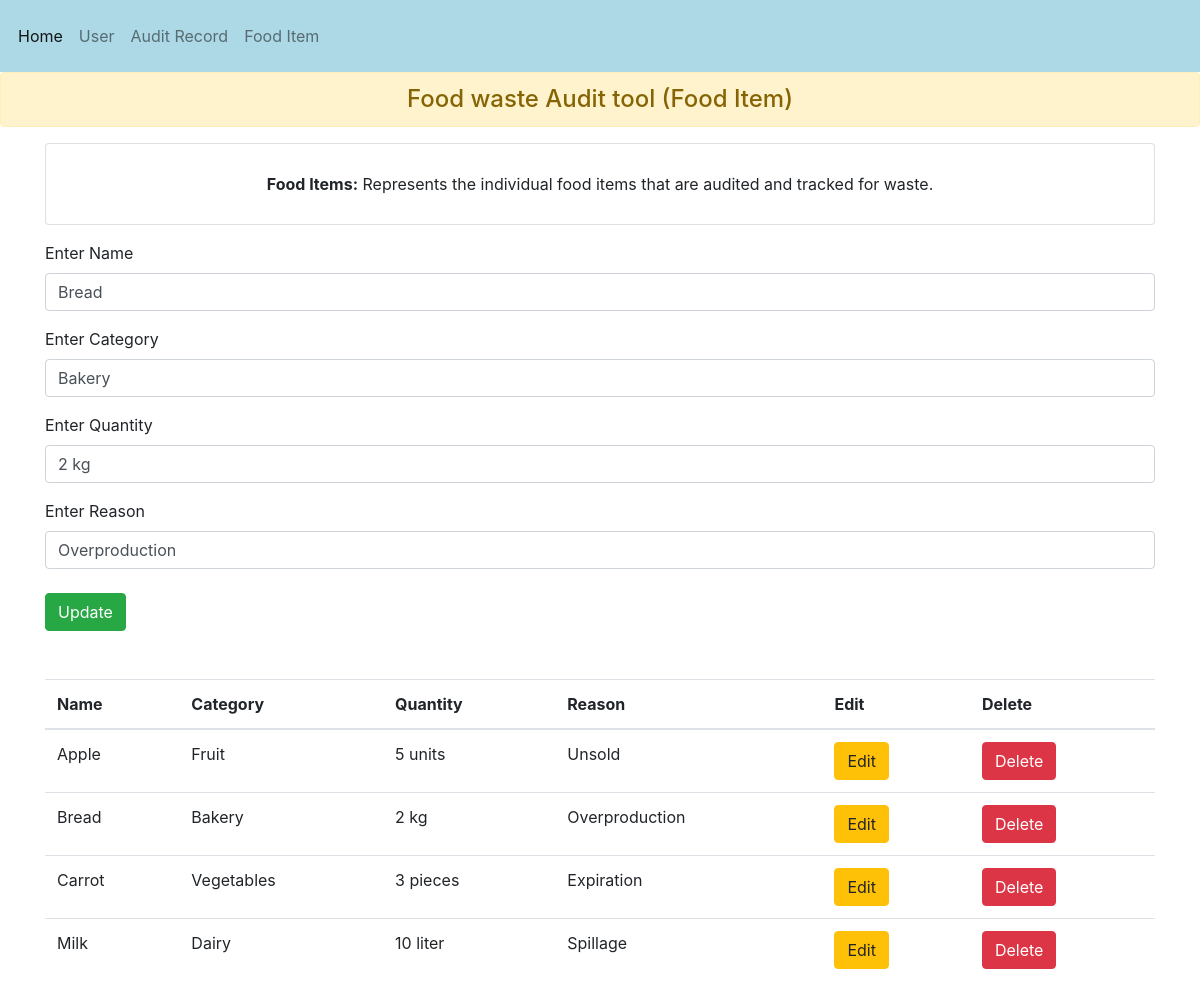
The app's page /update_food_item/16 with its own data.
### app/models.py (models this page shows, shortened)
class Food_Items(models.Model):
    name  = models.CharField(max_length=200)
    category  = models.CharField(max_length=200)
    quantity = models.TextField()
    reason = models.TextField()
    items = models.ManyToManyField(Audit_Record, related_name='unused_field')

### app/views.py (the view)
# urls.py: path('update_food_item/<str:id>', views.UPDATE_food_item, name='update_food_item'),
def UPDATE_food_item(request, id):
    sel_foodwaste = Food_Items.objects.get(id = id)
    re = Food_Items.objects.all()
    context = {
        'sel_foodwaste' : sel_foodwaste,
        're' : re,
    }
    return render(request, 'food_item.html', context)

### app/templates/food_item.html (shortened to what this page needs)
{% load static %}
<!doctype html>
<html lang="en">
  <head>
    <link rel="stylesheet" href="https://cdn.jsdelivr.net/npm/bootstrap@4.3.1/dist/css/bootstrap.min.css">
    <link rel="stylesheet" type="text/css" href="{% static 'style.css' %}">
  </head>
  <body>
    <nav class="navbar navbar-expand-lg navbar-light ">
        <div class="collapse navbar-collapse" id="navbarNavAltMarkup">
          <div class="navbar-nav">
            <a class="nav-item nav-link active" href="{% url 'index' %}">Home</a>
            <a class="nav-item nav-link" href="{% url 'user' %}">User</a>
            <a class="nav-item nav-link" href="{% url 'audit_record' %}">Audit Record</a>
            <a class="nav-item nav-link" href="{% url 'food_items' %}">Food Item</a>
          </div>
        </div>
      </nav>
<h4 class="alert alert-warning text-center">Food waste Audit tool (Food Item)</h4>
<div class="container text-center">
  <div class="card p-3">
    <ul class="list-group list-group-flush">
      <li class="list-group-item"><strong>Food Items:</strong> Represents the individual food items that are audited and tracked for waste.</li>
    </ul>
  </div>
</div>
    <div class="container mt-3">
        {% if sel_foodwaste %}
        <form method="POST" action="{% url 'update_done_food_item' sel_foodwaste.id %}">
            <div class="form-group">
              <label>Enter Name</label>
              <input type="text" class="form-control" value="{{sel_foodwaste.name}}" name="name" placeholder="Represents the name or description of the food item" required>
            </div>
            <div class="form-group">
                <label>Enter Category</label>
                <input type="text" class="form-control" value="{{sel_foodwaste.category}}"  name="category" placeholder="Represents the category or type of the food item (e.g., fruits, vegetables etc)" required>
            </div>
            <div class="form-group">
                <label>Enter Quantity</label>
                <input type="text" class="form-control" value="{{sel_foodwaste.quantity}}" name="quantity" pattern="[0-9]+" placeholder="Represents the quantity or amount of the food item wasted" required>
            </div>
            <div class="form-group">
                <label>Enter Reason</label>
                <input type="text" class="form-control" value="{{sel_foodwaste.reason}}" name="reason" placeholder="Capture the reason for the food waste (e.g., Leftovers, Unsold, Overbuying, expired)" required>
            </div>
            <button type="submit" class="btn btn-success">Update</button>
        </form>
        {% endif %}
    </div>
<div class="container mt-5">
    <table class="table">
        <thead>
          <tr>
            <th scope="col">Name</th>
            <th scope="col">Category</th>
            <th scope="col">Quantity</th>
            <th scope="col">Reason</th>
            <th scope="col">Edit</th>
            <th scope="col">Delete</th>
          </tr>
        </thead>
        <tbody>
            {% for i in re %}
            <tr>
                <td>{{i.name}}</td>
                <td>{{i.category}}</td>
                <td>{{i.quantity}}</td>
                <td>{{i.reason}}</td>
                <td>
                    <a href="/update_food_item/{{i.id}}" class="btn btn-warning">Edit</a>
                </td>
                <td>
                    <a href="/delete_food_item/{{i.id}}" class="btn btn-danger">Delete</a>
                </td>
            </tr>
            {% endfor %}
        </tbody>
      </table>
</div>
  </body>
</html>

### app/static/style.css (style rules this page uses)
.navbar { background-color: lightblue; overflow: hidden; display: flex; justify-content: flex-start; padding: 10px; }
.navbar a { color: white; text-align: center; padding: 14px 16px; text-decoration: none; }

### records on screen
Food_Items: name "Bread", category "Bakery", quantity "2 kg", reason "Overproduction"
Food_Items: name "Apple", category "Fruit", quantity "5 units", reason "Unsold"
Food_Items: name "Carrot", category "Vegetables", quantity "3 pieces", reason "Expiration"
Food_Items: name "Milk", category "Dairy", quantity "10 liter", reason "Spillage"
